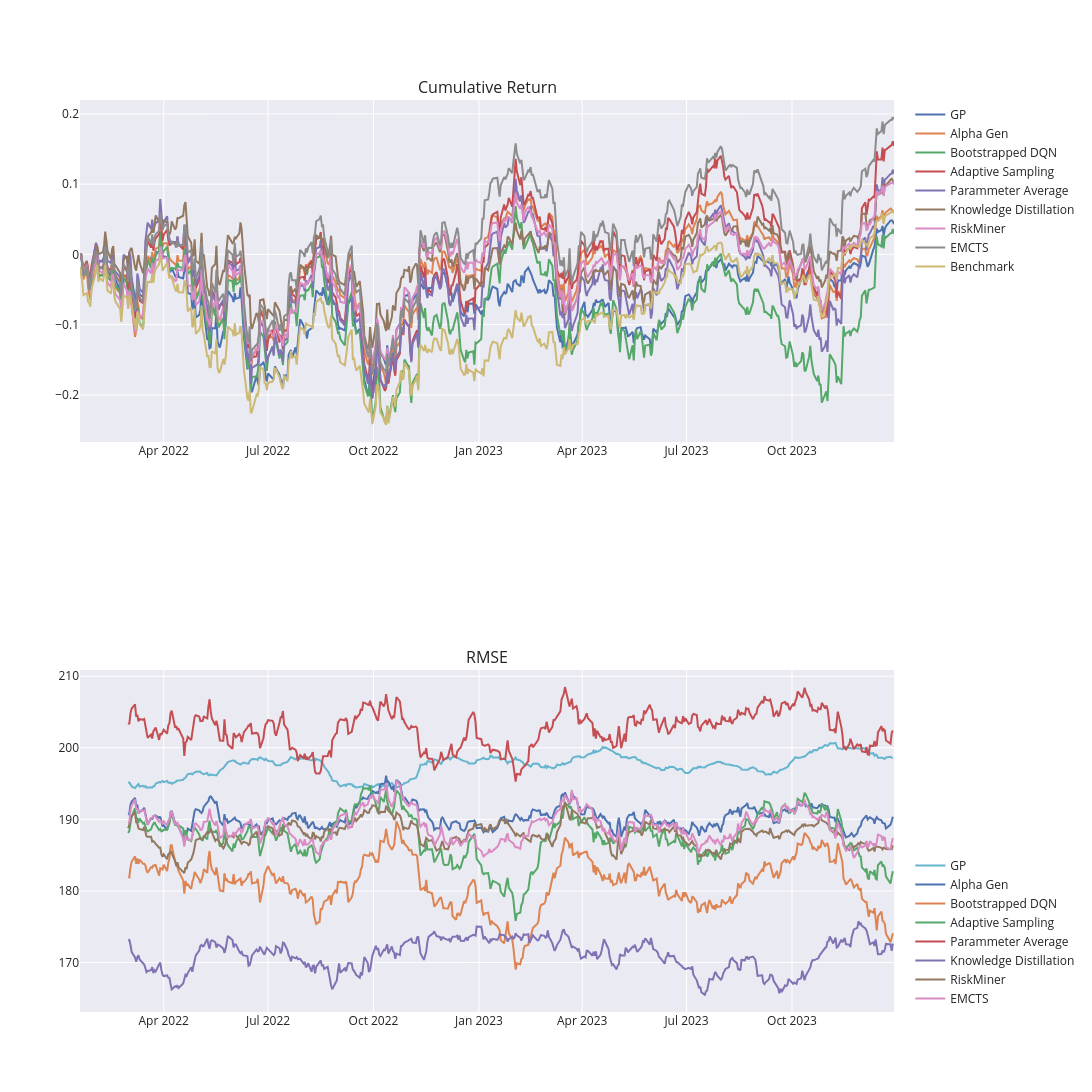

Write notebook code for a chart like this one.
### Code cell
import plotly.express as px
from plotly.subplots import make_subplots
import plotly.graph_objects as go

fig = make_subplots(rows=2, cols=1,subplot_titles=["Cumulative Return", "RMSE"])


for col in ['GP', 
            'Alpha Gen', 
            'Bootstrapped DQN', 
            'Adaptive Sampling', 
            'Parammeter Average', 
            'Knowledge Distillation', 
            'RiskMiner', 
            'EMCTS', 
            'Benchmark']:
    fig.add_trace(
        go.Scatter(
            x=df_com.index,   
            y=df_com[col],    
            mode='lines',
            name=col,
            legendgroup = '1',
        ),
        row=1, 
        col=1
    )

for col in ['GP', 
            'Alpha Gen', 
            'Bootstrapped DQN', 
            'Adaptive Sampling', 
            'Parammeter Average', 
            'Knowledge Distillation', 
            'RiskMiner', 
            'EMCTS']:
    fig.add_trace(
        go.Scatter(
            x=df_rmse_ma.index,
            y=df_rmse_ma[col],    
            mode='lines',
            name=col,
            legendgroup = '2',
        ),
        row=2, 
        col=1
    )

# Update the layout to add the title and template
fig.update_layout(
    template='seaborn',
    autosize=False,
    width=1200,
    height=1200,
    legend_tracegroupgap=580,
    legend_groupclick="toggleitem"
)

fig.show()


# fig = px.line(df_com, y=["Bootstrapped DQN","Alpha Gen","GP","Benchmark"], 
#             #   x="lifeExp", 
#               title='Cumulative Return',
#               template="seaborn",
#               )
# fig.show()

### Figure 1 — Plotly figure (JSON) as saved in the notebook; plotly's stock layout.template omitted (floating-point values rounded to 4 significant figures; data arrays with more than 128 entries replaced by an {"elided": "..."} marker saying what was removed)
{"data": [{"legendgroup": "1", "mode": "lines", "name": "GP", "type": "scatter", "x": {"elided": "491 str values"}, "xaxis": "x", "y": {"elided": "491 float values"}, "yaxis": "y"}, {"legendgroup": "1", "mode": "lines", "name": "Alpha Gen", "type": "scatter", "x": {"elided": "491 str values"}, "xaxis": "x", "y": {"elided": "491 float values"}, "yaxis": "y"}, {"legendgroup": "1", "mode": "lines", "name": "Bootstrapped DQN", "type": "scatter", "x": {"elided": "491 str values"}, "xaxis": "x", "y": {"elided": "491 float values"}, "yaxis": "y"}, {"legendgroup": "1", "mode": "lines", "name": "Adaptive Sampling", "type": "scatter", "x": {"elided": "491 str values"}, "xaxis": "x", "y": {"elided": "491 float values"}, "yaxis": "y"}, {"legendgroup": "1", "mode": "lines", "name": "Parammeter Average", "type": "scatter", "x": {"elided": "491 str values"}, "xaxis": "x", "y": {"elided": "491 float values"}, "yaxis": "y"}, {"legendgroup": "1", "mode": "lines", "name": "Knowledge Distillation", "type": "scatter", "x": {"elided": "491 str values"}, "xaxis": "x", "y": {"elided": "491 float values"}, "yaxis": "y"}, {"legendgroup": "1", "mode": "lines", "name": "RiskMiner", "type": "scatter", "x": {"elided": "491 str values"}, "xaxis": "x", "y": {"elided": "491 float values"}, "yaxis": "y"}, {"legendgroup": "1", "mode": "lines", "name": "EMCTS", "type": "scatter", "x": {"elided": "491 str values"}, "xaxis": "x", "y": {"elided": "491 float values"}, "yaxis": "y"}, {"legendgroup": "1", "mode": "lines", "name": "Benchmark", "type": "scatter", "x": {"elided": "491 str values"}, "xaxis": "x", "y": {"elided": "491 float values"}, "yaxis": "y"}, {"legendgroup": "2", "mode": "lines", "name": "GP", "type": "scatter", "x": {"elided": "491 str values"}, "xaxis": "x2", "y": {"elided": "491 float values"}, "yaxis": "y2"}, {"legendgroup": "2", "mode": "lines", "name": "Alpha Gen", "type": "scatter", "x": {"elided": "491 str values"}, "xaxis": "x2", "y": {"elided": "491 float values"}, "yaxis": "y2"}, {"legendgroup": "2", "mode": "lines", "name": "Bootstrapped DQN", "type": "scatter", "x": {"elided": "491 str values"}, "xaxis": "x2", "y": {"elided": "491 float values"}, "yaxis": "y2"}, {"legendgroup": "2", "mode": "lines", "name": "Adaptive Sampling", "type": "scatter", "x": {"elided": "491 str values"}, "xaxis": "x2", "y": {"elided": "491 float values"}, "yaxis": "y2"}, {"legendgroup": "2", "mode": "lines", "name": "Parammeter Average", "type": "scatter", "x": {"elided": "491 str values"}, "xaxis": "x2", "y": {"elided": "491 float values"}, "yaxis": "y2"}, {"legendgroup": "2", "mode": "lines", "name": "Knowledge Distillation", "type": "scatter", "x": {"elided": "491 str values"}, "xaxis": "x2", "y": {"elided": "491 float values"}, "yaxis": "y2"}, {"legendgroup": "2", "mode": "lines", "name": "RiskMiner", "type": "scatter", "x": {"elided": "491 str values"}, "xaxis": "x2", "y": {"elided": "491 float values"}, "yaxis": "y2"}, {"legendgroup": "2", "mode": "lines", "name": "EMCTS", "type": "scatter", "x": {"elided": "491 str values"}, "xaxis": "x2", "y": {"elided": "491 float values"}, "yaxis": "y2"}], "layout": {"annotations": [{"font": {"size": 16}, "showarrow": false, "text": "Cumulative Return", "x": 0.5, "xanchor": "center", "xref": "paper", "y": 1, "yanchor": "bottom", "yref": "paper"}, {"font": {"size": 16}, "showarrow": false, "text": "RMSE", "x": 0.5, "xanchor": "center", "xref": "paper", "y": 0.375, "yanchor": "bottom", "yref": "paper"}], "autosize": false, "height": 1200, "legend": {"groupclick": "toggleitem", "tracegroupgap": 580}, "width": 1200, "xaxis": {"anchor": "y", "domain": [0, 1]}, "xaxis2": {"anchor": "y2", "domain": [0, 1]}, "yaxis": {"anchor": "x", "domain": [0.625, 1]}, "yaxis2": {"anchor": "x2", "domain": [0, 0.375]}}}
